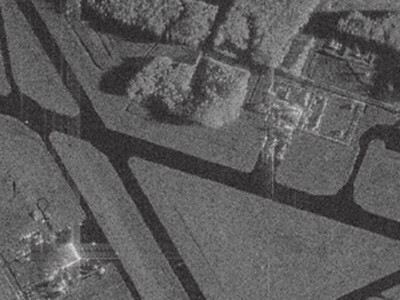
#> input picture Task_4/sar_1.jpg, 400 x 300 px
$ jupyter execute Task_4.ipynb
#> lines starting #> are read from the running program, lines starting #| are printed output that depends on the picture; after the words box and inside, x2 and y2 are one past the last pixel; in counts of white or black regions, pixels touching at a corner belong together
[cell 1]
import numpy as np
import cv2
import matplotlib.pyplot as plt
from typing import Tuple, Callable


def load_and_show_image(image_path: str, grayscale: bool = True) -> np.ndarray:
#> called with image_path = 'sar_1.jpg', grayscale = True
    image = cv2.imread(image_path)
#> image is the input picture: shape (300, 400, 3); mean B, G, R 91.8, 91.6, 92.1
    if grayscale:
        image = cv2.cvtColor(image, cv2.COLOR_BGR2GRAY)
#> image: shape (300, 400)

    plt.figure(figsize=(8, 6))
    plt.imshow(image, cmap="gray" if grayscale else None)
    plt.title(f"Image: {image_path}")
    plt.axis('off')
    plt.show()

    return image


def homogeneity_check(image: np.ndarray, mask: np.ndarray, point: Tuple[int, int], threshold: float) -> bool:
    region_pixels = image[mask > 0]

    if len(region_pixels) == 0:
        return False

    average_value = np.mean(region_pixels)
    point_value = image[point]

    return abs(average_value - point_value) <= threshold


def region_growing(
    image: np.ndarray,
    seed_point: Tuple[int, int],
    homogeneity_func: Callable,
    radius: int,
    threshold: float
) -> np.ndarray:

#> called with seed_point = (250, 250), radius = 4, threshold = 20
    height, width = image.shape
#> height = 300; width = 400
    mask = np.zeros_like(image, dtype=np.uint8)
    mask[seed_point] = 1

    while True:
        new_pixels_count = 0
        local_mask = np.zeros_like(image, dtype=np.uint8)

        # Проверяем только пиксели в допустимых границах
        for i in range(radius, height - radius):
            for j in range(radius, width - radius):
                if mask[i, j] == 0 and np.any(mask[i-radius:i+radius, j-radius:j+radius]):
                    if homogeneity_func(image, mask, (i, j), threshold):
                        local_mask[i, j] = 1
                        new_pixels_count += 1

        if new_pixels_count == 0:
            break

        mask = np.clip(mask + local_mask, 0, 1)
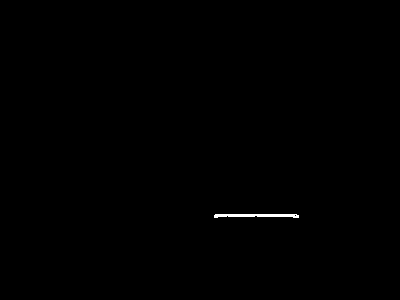
#> local_mask: shape (300, 400); values 0 (black) and 1 (white), 0.21% white; 1 white region, box (x1, y1, x2, y2) and area: (214, 214, 299, 218) 258
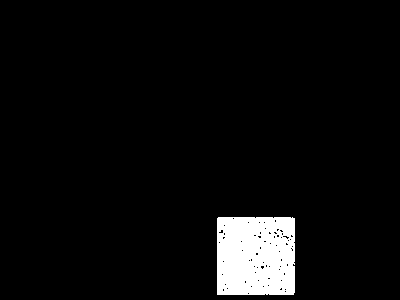
#> mask: shape (300, 400); values 0 (black) and 1 (white), 4.9% white; 1 white region, box (x1, y1, x2, y2) and area: (217, 217, 295, 295) 5936

    return mask * 255


# [54 lines left out: functions apply_kmeans_segmentation, count_palms_with_watershed, display_images, not called in this run]


def main():
    # 1. Region Growing сегментация
    print("=== Region Growing Segmentation ===")
    image_gray = load_and_show_image('sar_1.jpg')

    SEED_POINT = (250, 250)
    RADIUS = 4
    THRESHOLD = 20

    region_mask = region_growing(image_gray, SEED_POINT, homogeneity_check, RADIUS, THRESHOLD)

    images = {
        "Original": image_gray,
        f"Region Growing\nR={RADIUS}, T={THRESHOLD}": region_mask
    }
    display_images(images, figsize=(9, 5))

    # 2. K-means сегментация
    print("=== K-means Segmentation ===")
    kmeans_result = apply_kmeans_segmentation(image_gray, k=3)
    images["K-means (K=3)"] = kmeans_result
    display_images(images, figsize=(12, 5))

    # 3. Watershed для подсчета пальм
    print("=== Watershed Palm Counting ===")
    palm_result, palm_count = count_palms_with_watershed("palm_1.JPG")

    plt.figure(figsize=(8, 6))
    plt.imshow(cv2.cvtColor(palm_result, cv2.COLOR_BGR2RGB))
    plt.title(f"Watershed Result - Palms: {palm_count}")
    plt.axis('off')
    plt.show()

    print(f"Detected palm count: {palm_count}")


if __name__ == "__main__":
    main()
